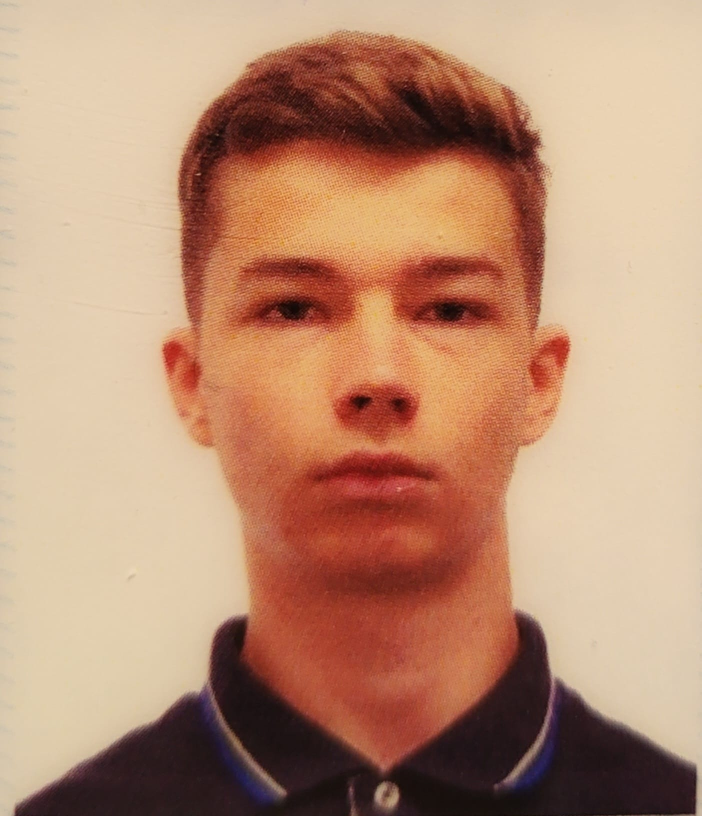
#> input picture dataset/david.pop04@e-uvt.ro.jpeg, 1403 x 1632 px (shown at 1/2 size); its folder holds only this picture in this run
$ python -i vision_core.py   (imports and definitions only)
#> lines starting #> are read from the running program, lines starting #| are printed output that depends on the picture; after the words box and inside, x2 and y2 are one past the last pixel; in counts of white or black regions, pixels touching at a corner belong together
import cv2
import os
import numpy as np


class VisionEngine:
    """
    Face recognition using OpenCV LBPH.

    Dataset folder structure:
      – multiple images per person (subfolder = email):
          dataset/
            ion@student.ro/
              1.jpg
              2.jpg
              3.jpg
            ana@student.ro/
              1.jpg
    """

    # Am modificat pragul de la 80 la 130.
    # 80 este prea strict cand exista o singura poza in dataset.
    CONFIDENCE_THRESHOLD = 140

    def __init__(self, dataset_path="dataset"):
        self.dataset_path = dataset_path
        self.label_dict   = {}
        self.is_trained   = False
        self._skip        = 0

        self.face_cascade = cv2.CascadeClassifier(
            cv2.data.haarcascades + "haarcascade_frontalface_default.xml"
        )
        self.recognizer = cv2.face.LBPHFaceRecognizer_create(
            radius=2, neighbors=8, grid_x=8, grid_y=8
        )
        self._train()

    # Training
    def _train(self):
        print("[VISION] Loading dataset...")

        if not os.path.exists(self.dataset_path):
            os.makedirs(self.dataset_path)
            print(f"[VISION] Created '{self.dataset_path}/' — add photos!")
            return

        faces, labels, current_id = [], [], 0

        # Option B: subfolders
        subdirs = [d for d in os.listdir(self.dataset_path)
                   if os.path.isdir(os.path.join(self.dataset_path, d))]

        if subdirs:
            for folder in sorted(subdirs):
                email    = folder
                folder_p = os.path.join(self.dataset_path, folder)
                count    = 0
                for fname in os.listdir(folder_p):
                    if not fname.lower().endswith((".jpg", ".jpeg", ".png")):
                        continue
                    rois = self._extract_faces(os.path.join(folder_p, fname))
                    for roi in rois:
                        faces.append(roi)
                        labels.append(current_id)
                        count += 1
                if count > 0:
                    self.label_dict[current_id] = email
                    current_id += 1
                    print(f"[VISION] {email}: {count} face(s) loaded")
                else:
                    print(f"[VISION] WARNING — no faces found in folder '{folder}'")

        else:
            # Option A: flat files
            for fname in sorted(os.listdir(self.dataset_path)):
                if not fname.lower().endswith((".jpg", ".jpeg", ".png")):
                    continue
                email = os.path.splitext(fname)[0]
                rois  = self._extract_faces(os.path.join(self.dataset_path, fname))
                if rois:
                    for roi in rois:
                        faces.append(roi)
                        labels.append(current_id)
                    self.label_dict[current_id] = email
                    current_id += 1
                    print(f"[VISION] {email}: {len(rois)} face(s) loaded")
                else:
                    print(f"[VISION] WARNING — no face detected in '{fname}'")
                    print(f"         Tip: use a clear, front-facing photo in good light.")

        if faces:
            self.recognizer.train(faces, np.array(labels))
            self.is_trained = True
            print(f"[VISION] Model trained on {len(self.label_dict)} person(s), "
                  f"{len(faces)} face image(s) total.")
        else:
            print("[VISION] No training data — recognition disabled.")

    def _extract_faces(self, img_path):
        img = cv2.imread(img_path)
        if img is None:
            return []

        # Try multiple scales to find the face
        gray = cv2.cvtColor(img, cv2.COLOR_BGR2GRAY)
        gray = cv2.equalizeHist(gray)

        rois = []
        for scale in [1.05, 1.1, 1.2]:
            faces = self.face_cascade.detectMultiScale(
                gray, scaleFactor=scale, minNeighbors=3, minSize=(50, 50)
            )
            if len(faces) > 0:
                for (x, y, w, h) in faces:
                    roi = cv2.resize(gray[y:y+h, x:x+w], (100, 100))
                    rois.append(roi)
                break   # stop at first successful scale

        return rois

    # Frame processing
    def process_frame(self, frame):
        detected_emails = []

        # Process every frame (removed skip for better responsiveness)
        try:
            gray   = cv2.cvtColor(frame, cv2.COLOR_BGR2GRAY)
            gray_e = cv2.equalizeHist(gray)

            faces = self.face_cascade.detectMultiScale(
                gray_e, scaleFactor=1.1, minNeighbors=5, minSize=(80, 80)
            )

            for (x, y, w, h) in faces:
                email      = "Necunoscut"
                color      = (60, 60, 220)
                confidence = 999

                if self.is_trained:
                    roi   = cv2.resize(gray_e[y:y+h, x:x+w], (100, 100))
                    label_id, confidence = self.recognizer.predict(roi)
                    if confidence < self.CONFIDENCE_THRESHOLD:
                        email = self.label_dict.get(label_id, "Necunoscut")
                        color = (0, 210, 100)

                detected_emails.append(email)

                # Bounding box
                cv2.rectangle(frame, (x, y), (x+w, y+h), color, 2)
                cv2.rectangle(frame, (x, y-36), (x+w, y), color, cv2.FILLED)

                display = email.split("@")[0] if email != "Necunoscut" else "UNKNOWN"

                cv2.putText(frame, display,
                            (x+6, y-8), cv2.FONT_HERSHEY_DUPLEX,
                            0.55, (255, 255, 255), 1, cv2.LINE_AA)

        except Exception as e:
            print(f"[VISION] Error in process_frame: {e}")

        return frame, detected_emails

>>> import cv2
>>> picture = cv2.imread('dataset/david.pop04@e-uvt.ro.jpeg')
#> picture is the input picture: shape (1632, 1403, 3); mean B, G, R 116.5, 142.9, 186.4
>>> result = VisionEngine().process_frame(picture)
#> in _extract_faces, `gray = cv2.cvtColor(img, cv2.COLOR_BGR2GRAY)`:
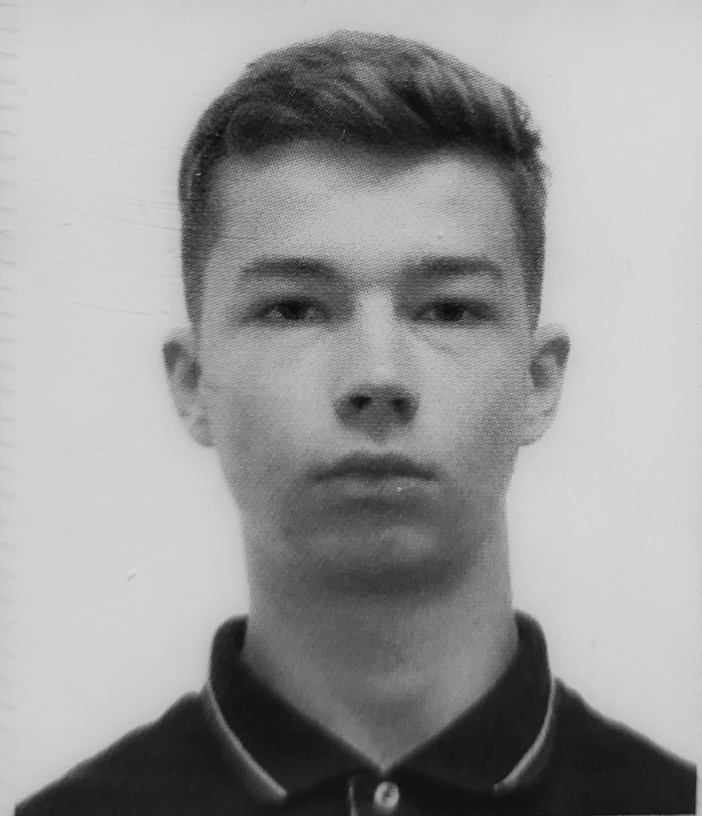
#> gray: shape (1632, 1403) (shown at 1/2 size); min 6, max 219, mean 152.8
#> in _extract_faces, `gray = cv2.equalizeHist(gray)`:
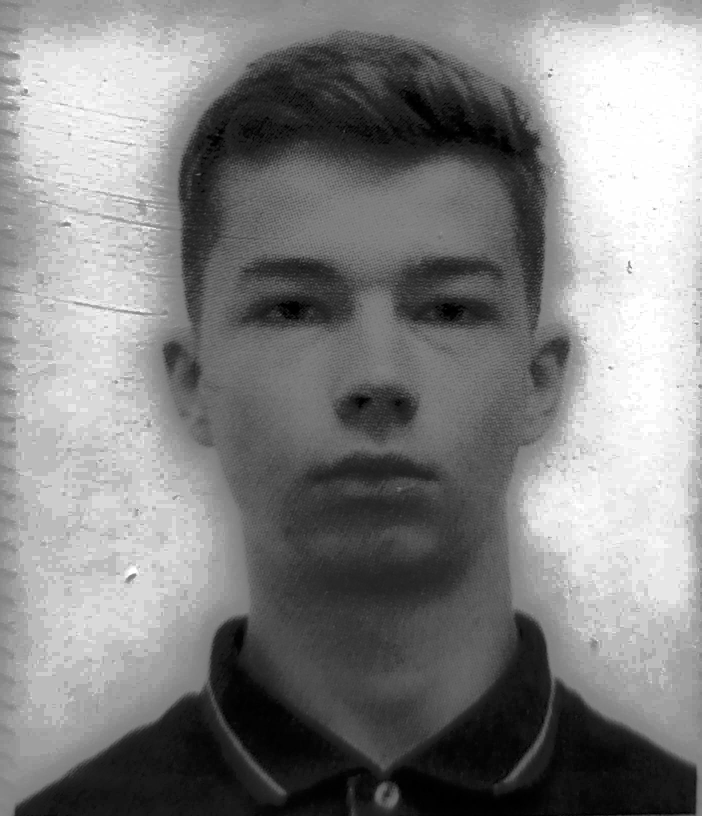
#> gray: shape (1632, 1403) (shown at 1/2 size); min 0, max 255, mean 130.2
#> the loop in _extract_faces, `for scale in [1.05, 1.1, 1.2]:` made 1 pass
#> faces on pass 1: [[90, 530, 219, 219], [311, 278, 851, 851]]
#> after the loop in _extract_faces, `for scale in [1.05, 1.1, 1.2]:`: rois = 2 items
#> the loop in _train, `for roi in rois:` made 2 passes
#> after the loop in _train, `for roi in rois:`: labels = [0, 0]
#| [VISION] david.pop04@e-uvt.ro: 2 face(s) loaded
#| [VISION] Model trained on 1 person(s), 2 face image(s) total.
#> in process_frame, `faces = self.face_cascade.detectMultiScale( gray_e, scaleFactor=1.1, m..`: faces = [[104, 537, 208, 208], [316, 286, 840, 840]]
#> the loop in process_frame, `for (x, y, w, h) in faces:` made 2 passes
#> (x, y, w, h, email, color, confidence, label_id) on passes 1 to 2: (104, 537, 208, 208, 'david.pop04@e-uvt.ro', (0, 210, 100), 45.42, 0), (316, 286, 840, 840, 'david.pop04@e-uvt.ro', (0, 210, 100), 57.49, 0)
#> pass 1, in process_frame, `roi   = cv2.resize(gray_e[y:y+h, x:x+w], (100, 100))`:
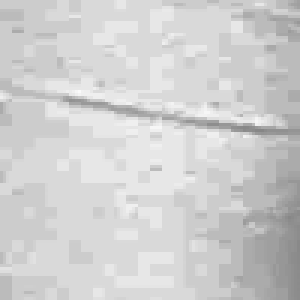
#> roi: shape (100, 100) (shown 3 times larger); min 134, max 250, mean 207.4
#> pass 2, in process_frame, `roi   = cv2.resize(gray_e[y:y+h, x:x+w], (100, 100))`:
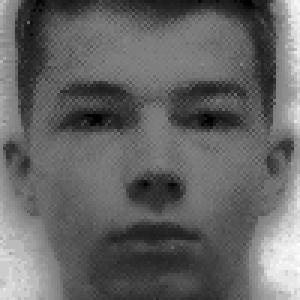
#> roi: shape (100, 100) (shown 3 times larger); min 0, max 254, mean 100.4
#> after the loop in process_frame, `for (x, y, w, h) in faces:`:
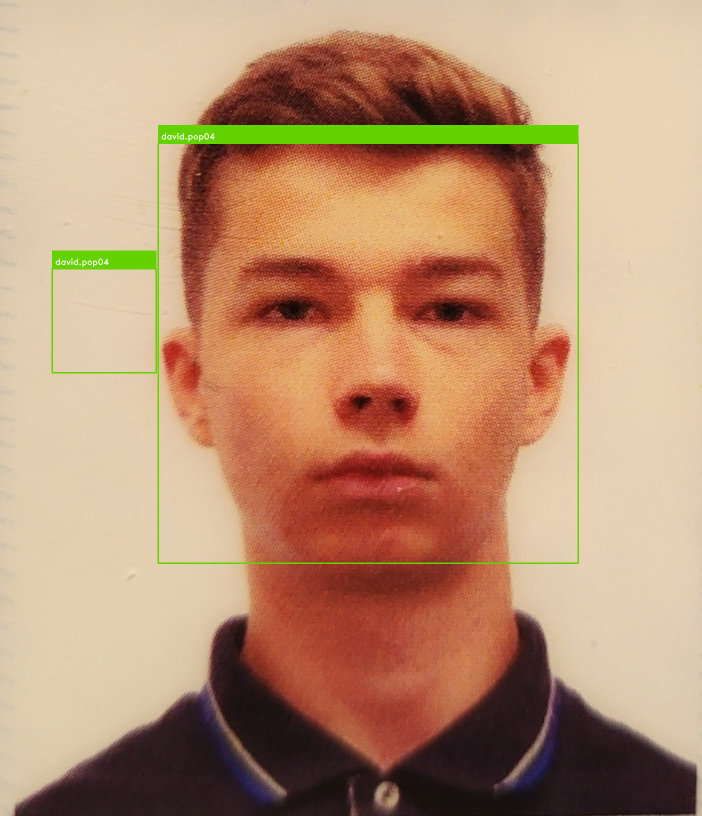
#> frame: shape (1632, 1403, 3) (shown at 1/2 size); 2.15% of pixels changed, all inside (x1, y1, x2, y2) = (103, 250, 1158, 1128)
#> after the loop in process_frame, `for (x, y, w, h) in faces:`: detected_emails = ['david.pop04@e-uvt.ro', 'david.pop04@e-uvt.ro']
